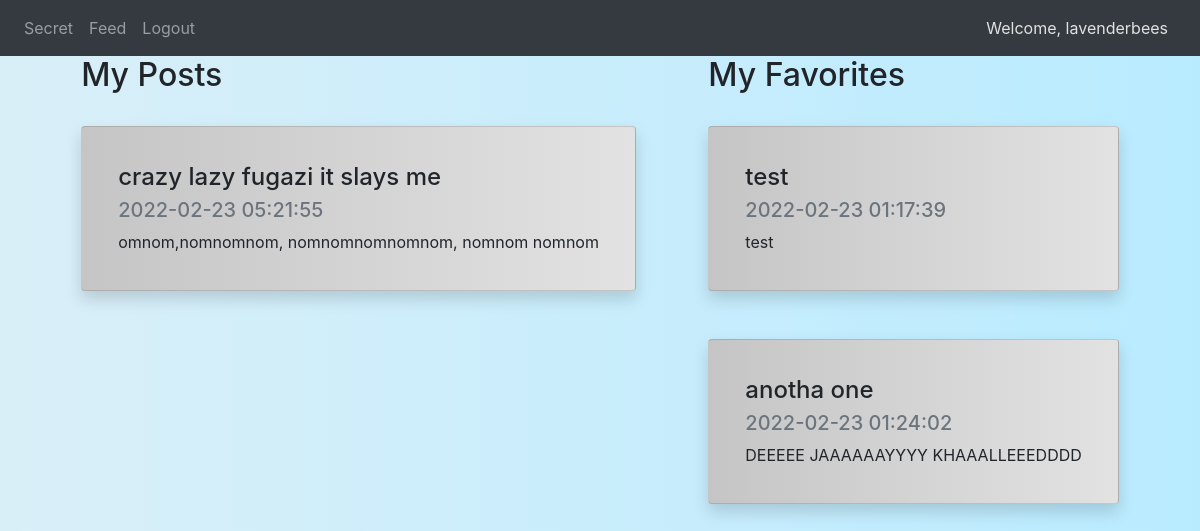
Page /profile (signed in) on the committed database.
### website/models.py (models this page shows, shortened)
class Users(db.Model, UserMixin):
    user_id = db.Column(db.Integer, primary_key=True, autoincrement=True, nullable=False)
    first_name = db.Column(db.String(175), nullable=False)
    last_name = db.Column(db.String(175), nullable=False)
    email = db.Column(db.String(175), unique=True, nullable=False)
    username = db.Column(db.String(175), unique=True, nullable=False)
    password = db.Column(db.String(512), nullable=False)

class Posts(db.Model):
    post_id = db.Column(db.Integer, primary_key=True, autoincrement=True)
    post_title = db.Column(db.String(175))
    post_content = db.Column(db.String(10000))
    post_image = db.Column(db.LargeBinary)
    post_date = db.Column(db.DateTime(timezone=True), server_default = func.now())
    post_author = db.Column(db.Integer, db.ForeignKey('users.user_id'))

### website/auth.py (the view)
@auth.route('/profile', methods=['GET', 'POST'])
def profile():
    user = Users.query.filter_by(username=current_user.username).first()
    users_posts = Posts.query.filter_by(post_author=user.user_id).all()
    users_favorites = Favorites.query.filter_by(user_id=user.user_id).all()
    favorite_ids = [x.post_id for x in users_favorites]
    print(favorite_ids)
    fav_posts = Posts.query.filter(Posts.post_id.in_(favorite_ids)).all()
    print(fav_posts)
    return render_template('profile.html', user= current_user, posts=users_posts, favorites=fav_posts)

### website/__init__.py (called while the page is built)
def create_app():
    app = Flask(__name__)
    app.config['SECRET_KEY'] = SECRET_KEY
    app.config['SQLALCHEMY_DATABASE_URI'] = f'sqlite:///{DB_NAME}'
    app.config['SQLALCHEMY_TRACK_MODIFICATIONS'] = False
    db.init_app(app)
    from .views import views
    from .auth import auth
    app.register_blueprint(views, url_prefix='/')
    app.register_blueprint(auth, url_prefix='/')
    QRcode(app)
    from .models import Users, Posts, Favorites
    create_database(app)
    login_manager = LoginManager()
    login_manager.login_view = 'auth.login'
    login_manager.init_app(app)
    @login_manager.user_loader
    def load_user(id):
        return Users.query.get(int(id))
    return app

### website/templates/profile.html (shortened to what this page needs)
{% extends 'base.html' %}
{% block style %}
    <link rel="stylesheet" href="static/profile_css.css">
{% endblock %}
{% block body%}
<div class="d-flex flex-row justify-content-around">
    <div>
        <h2 class="mb-4">My Posts</h2>
        {% for post in posts %}
        <div align="left">
            <div class="card shadow p-3 mb-5 bg-white rounded postBG">
                <div class="card-body" align="left">
                    <h4 class="card-title">{{ post.post_title }}</h4>
                    <h5 class="card-subtitle mb-2 text-muted">{{ post.post_date }}</h5>
                    <p class="card-text">{{ post.post_content }}</p>
                </div>
            </div>
        </div>
        {% endfor %}
    </div>
    <div>
        <h2 class="mb-4">My Favorites</h2>
        {% for favorite in favorites %}
        <div align="left">
            <div class="card shadow p-3 mb-5 bg-white rounded postBG">
                <div class="card-body" align="left">
                    <h4 class="card-title">{{ favorite.post_title }}</h4>
                    <h5 class="card-subtitle mb-2 text-muted">{{ favorite.post_date }}</h5>
                    <p class="card-text">{{ favorite.post_content }}</p>
                </div>
            </div>
        </div>
        {% endfor %}
    </div>
</div>
{%endblock%}

### website/templates/base.html (shortened to what this page needs)
<!DOCTYPE html>
<html lang="en">
<head>
    <link rel="stylesheet" href="https://stackpath.bootstrapcdn.com/bootstrap/4.1.3/css/bootstrap.min.css">
    <link rel="stylesheet" href="https://cdnjs.cloudflare.com/ajax/libs/font-awesome/6.0.0/css/all.min.css" />
    <link rel="stylesheet" href="static/base_css.css">
    {% block style%}
    {% endblock %}
</head>
<body>
    <nav class = "navbar navbar-expand-lg navbar-dark bg-dark">
        <div class ="collapse navbar-collapse" id="navbar">
            <div class ="navbar-nav">
                {% if user.is_authenticated %}
                <a id = "home" href={{ url_for('views.home') }} class="nav-item nav-link">Secret</a>
                <a id = "home" href={{ url_for('views.feed') }} class="nav-item nav-link">Feed</a>
                <a id = "logout" href={{ url_for('auth.logout') }} class="nav-item nav-link">Logout</a>
                {% else %}
                <a id = "login" href={{ url_for('auth.login') }} class="nav-item nav-link">Login</a>
                <a id = "signUp" href={{ url_for('auth.sign_up') }} class="nav-item nav-link">Sign Up</a>
                {% endif %}
            </div>
        </div>
        {% if user.is_authenticated %}
        <a id="welcome" class="nav-item nav-link ml-auto" href={{ url_for('auth.profile') }}>Welcome, {{ user.username }}</a>
        {% endif %}
    </nav>
    <div class="container">
        {% block body%}
        {%endblock%}
    </div>
</body>
</html>

### website/static/base_css.css (style rules this page uses)
body { background-image: linear-gradient(to right,#d9eff8, #b9ebff); }
#welcome { color: #e2e2e2; }

### website/static/profile_css.css (style rules this page uses)
.postBG { background-image: linear-gradient(to left,#e2e2e2, #c5c5c5); margin-top: 2rem; margin-bottom: 1rem; width: 20; }

### rows in the picture
Users: username "lavenderbees"
Posts: post_title "crazy lazy fugazi it slays me", post_date "2022-02-23 05:21:55", post_content "omnom,nomnomnom, nomnomnomnomnom, nomnom nomnom"
Posts: post_title "test", post_date "2022-02-23 01:17:39", post_content "test"
Posts: post_title "anotha one", post_date "2022-02-23 01:24:02", post_content "DEEEEE JAAAAAAYYYY KHAAALLEEEDDDD"
